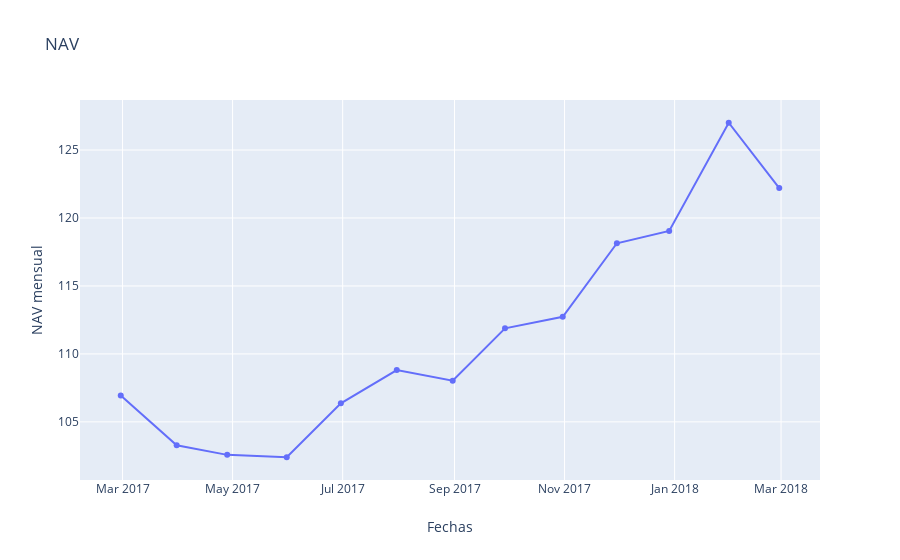

Here is the notebook cell this chart was saved with:
### Markdown cell above
### <font color = teal> Graficas

### Code cell
x = fechas
data = go.Scatter(x=x,y= nav_mes, mode= 'lines+markers', name= 'NAV mensual')

layout = go.Layout(title='NAV', xaxis=dict(title='Fechas'),yaxis=dict(title='NAV mensual'))
fig = go.Figure(data=data,layout=layout)
iplot(fig, filename = 'Hist')

### Figure 1 — Plotly figure (JSON) as saved in the notebook; plotly's stock layout.template omitted (floating-point values rounded to 4 significant figures)
{"data": [{"mode": "lines+markers", "name": "NAV mensual", "type": "scatter", "x": ["2017-02-28", "2017-03-31", "2017-04-28", "2017-05-31", "2017-06-30", "2017-07-31", "2017-08-31", "2017-09-29", "2017-10-31", "2017-11-30", "2017-12-29", "2018-01-31", "2018-02-28"], "y": [106.9, 103.3, 102.6, 102.4, 106.4, 108.8, 108.0, 111.9, 112.7, 118.1, 119.1, 127.0, 122.2]}], "layout": {"title": {"text": "NAV"}, "xaxis": {"title": {"text": "Fechas"}}, "yaxis": {"title": {"text": "NAV mensual"}}}}
